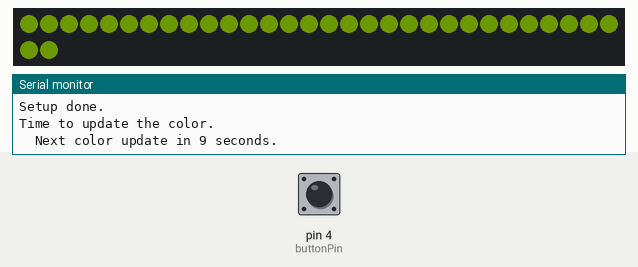
Simulated run of this sketch. Board: Arduino Uno, built with avr-gcc and run on an emulated ATmega328P. Shown: 32 RGB LEDs in strip order, left to right, continuing on the next row, the last lines printed to the serial monitor. Inputs (shaded band) come from the test bench; at power-on: pin 4 (buttonPin) HIGH. Dim RGB values are drawn brighter than linear; random numbers use the default seed unless the sketch sets one.

Above: at 3.7 s.
3.8 s: pin 4 (buttonPin) pulled LOW for 0.15 s
At 14.1 s:
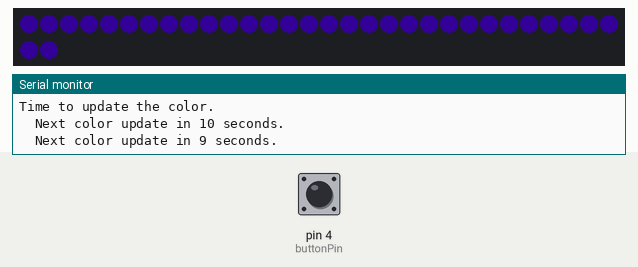
At 24.1 s:
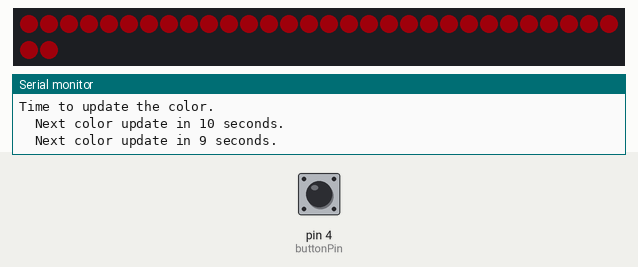
Timing chart, 0 to 24.5 s (numbered marks = the images above; inputs shaded):
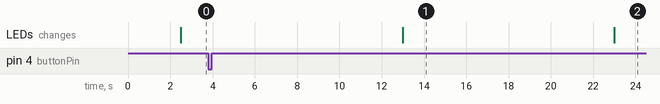

Measured:
- what the display in image 1 shows lasts 10.0 s, from 13.0 s to 23.0 s

The sketch:

every_n_reset_timer.ino
```cpp
// This example shows how to reset the one of FastLED's timers.
//
// I have set this example up so each time a button is pressed the
// timer is reset. Open the serial monitor to follow some output.
//
// Marc Miller, March 2023
//------------------------------------------------------------------

#include "FastLED.h"
#define LED_TYPE LPD8806
#define DATA_PIN 11
#define CLOCK_PIN 13
#define NUM_LEDS 32
CRGB leds[NUM_LEDS];


//---------------------------------------------------------------
// This uses JChristensen's Button Library from:
//   https://github.com/JChristensen/JC_Button
#include "JC_Button.h"    // Include Button library
const uint8_t buttonPin = 4;  // Set digital pin used with pushbutton
Button myButton(buttonPin, 200, true, true);  // Declare the button  (pin, dbTime, puEnable, invert)
//---------------------------------------------------------------


uint16_t updateTime = 0;  // Initial timer length [will be in *seconds* based on CEveryNSeconds line below]
static CEveryNSeconds myTimer(updateTime);  // you can name "myTimer" whatever you like. Just upate the name in all places used.

uint8_t hue;


//------------------------------------------------------------------
void setup(){
  Serial.begin(115200);  // Allows serial monitor output (check baud rate)
  delay(2500);  // Power-up delay
  FastLED.addLeds<LED_TYPE, DATA_PIN, CLOCK_PIN, GRB>(leds, NUM_LEDS).setCorrection(TypicalLEDStrip);
  FastLED.setBrightness(128);
  FastLED.clear();
  FastLED.show();

  myButton.begin();  // initialize the button object

  Serial.println("\nSetup done.\n");
}


//------------------------------------------------------------------
void loop(){
  readbutton();  // check for button press

  // Fill strip with a new color every N seconds
  if (myTimer) {  // check if time reached
    Serial.println("Time to update the color.");
    hue = hue + random(60,128);
    fill_solid( leds, NUM_LEDS, CHSV(hue,255,128) );
    myTimer.setPeriod(10);  // set timer length
  }

  // Some feedback in the serial monitor for testing.
  EVERY_N_SECONDS(1){
    Serial.print("  Next color update in ");
    Serial.print(myTimer.getRemaining());
    Serial.println(" seconds.");
  }

  FastLED.show();

}//----End main loop----


//---------Function to read the button and do something----------
void readbutton() {
  myButton.read();
  if(myButton.wasPressed()) {
    myTimer.reset();  // reset timer
    Serial.println("*Button pressed!*  Timer reset.");
  }
}//end_readbutton
```
